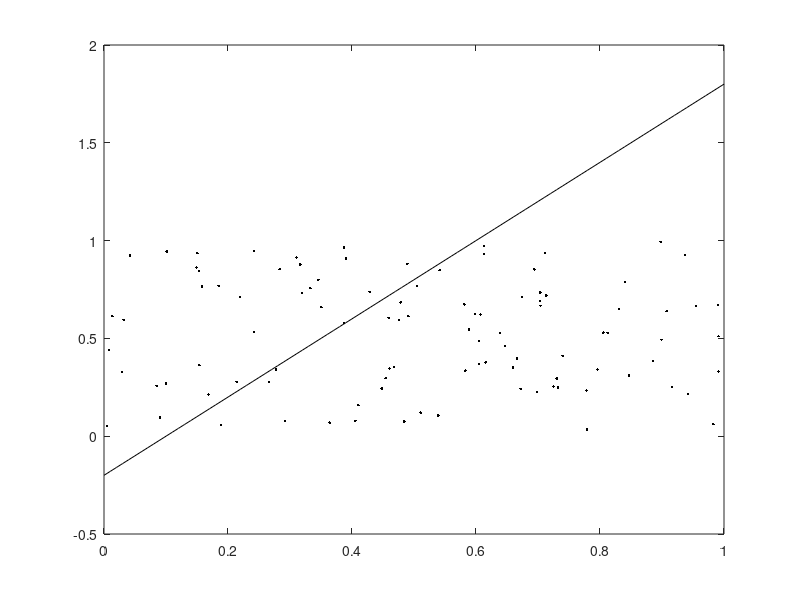

The MATLAB script that drew this image: (Note: this script raises an error after producing the figure.)
% example code to find data points within an absolute distance
% tolerance dtol from a line, where all the x,y data falls between 0 and
% 1 on both axes.

% set the distance tolerance bettwen 0 and 1

dtol=0.1;

% define line y=ax+b
a=2;b=-.2;

% plot the line between x=0 and 1;
x=0:0.01:1;
y=a.*x+b;

figure;
plot(x,y,'k-')
hold on


% generate 100 random x,y points between 0,1
xr=rand(100,1);
yr=rand(100,1);
plot(xr,yr,'k.');
hold on;

% get the distance of each x,y point from the line 
d=DistanceFromLine(xr,yr,a,b);

idx=find(abs(d) <= dtol); % find the points within dtol of line
plot(xr(idx),yr(idx),'ro');
set(gca,'xlim',[0 1],'ylim',[0 1]);


function d=DistanceFromLine(x,y,a,b)

% perpendicular distance of the point x,y from the line defined
%   by y = ax + b

d=abs(a.*x - y + b)./sqrt(a.^2+1);

end